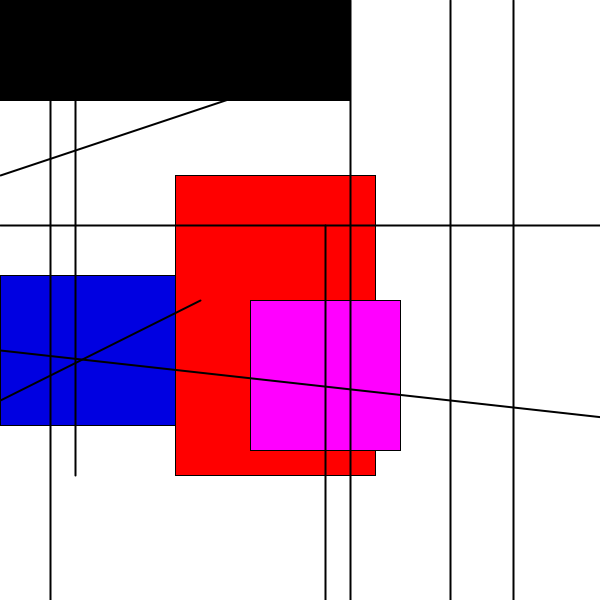
Frame 1 (no input)
Frame 60 (the mouse pressed at the canvas centre just before this capture): identical to frame 1, image omitted
Frame 120 (the mouse held since frame 60 and released just before this capture): identical to frame 1, image omitted

The Processing sketch that drew this single still picture (run headless with seeded random() and noise(); from frame 60 on, the mouse is pressed at the canvas centre):

// Processing sketch: processing_86138
// ── processing_86138.pde

void setup(){
  size(600,600);
}
 
void draw(){
  background(255,255,255);
 
  fill(255,0,0);
  rect(175,175,200,300);
   fill(0,0,0);
   rect(0,0,350,100);
   fill(0,0,225);
   rect(0,275,175,150);
    fill(255,0,255);
    rect(250,300,150,150);
   
  strokeWeight(2);
  line(50,0,50,600);
  line(325,225,325,600);
  line(350,0,350,600);
  line(75,0,75,475);
  line(450,0,450,600);
  line(513,0,513,600);
  strokeWeight(2);
  line(0,175,300,75);
  line(0,225,600,225);
   line(0,400,200,300);
  line(0,350,900,450);
  strokeWeight(1);
 fill(255,0,230);
 rect(500,700,100,100);
}
